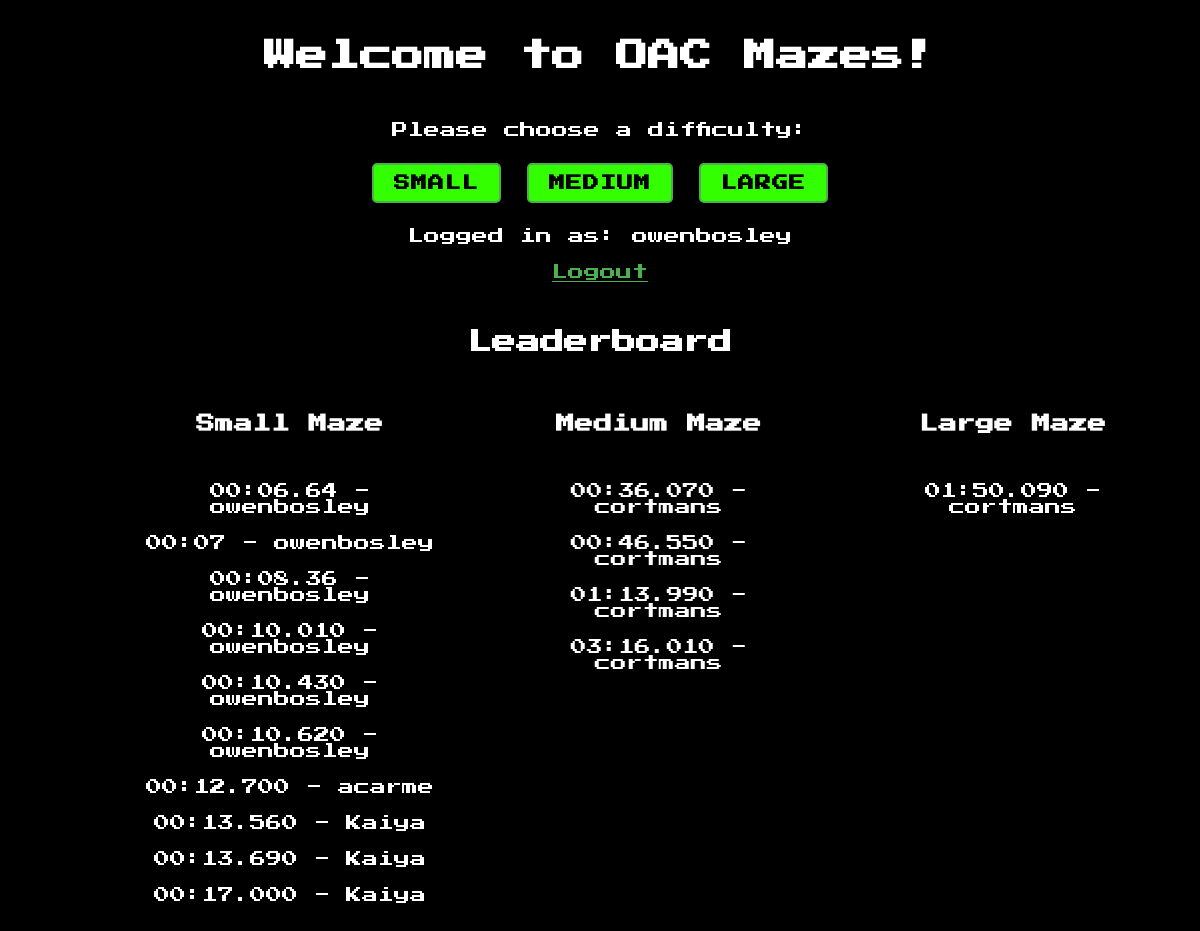
The page / (signed in) on the database its author committed.
### mazes/app.py (models this page shows, shortened)
class User(db.Model):
    __bind_key__= 'users'
    id = db.Column(db.String(36), primary_key=True, default=lambda: str(uuid.uuid4()))
    username = db.Column(db.String(50), unique=True, nullable=False)
    password = db.Column(db.String(1000), nullable=False)

class Leaderboard(db.Model):
    __bind_key__ = 'users'
    id = db.Column(db.Integer, primary_key=True)
    maze_type = db.Column(db.String(50), nullable=False)
    time = db.Column(db.String(20), nullable=False)
    user_id = db.Column(db.String(36), db.ForeignKey('user.id'), nullable=False)
    user = db.relationship('User', backref='leaderboard_entries')

### mazes/app.py (the view)
@app.route('/' , methods=["GET"])
def index():
    fastest_times = {}
    maze_types = ["small", "medium", "large"]
    for maze_type in maze_types:
        entries = Leaderboard.query.filter_by(maze_type=maze_type).order_by(Leaderboard.time).limit(10).all()
        fastest_times[maze_type] = entries
    if 'user_id' in session:
        return render_template("index.html", current_user=User.query.filter_by(id=session['user_id']).first(), fastest_times=fastest_times)
    return render_template("index.html", fastest_times=fastest_times)

### mazes/templates/index.html (shortened to what this page needs)
<!DOCTYPE html>
<html lang="en">
<head>
    <link rel="stylesheet" href="/static/styles.css">
</head>
<body>
    <h1>Welcome to OAC Mazes!</h1>
    <p>Please choose a difficulty:</p>
    <form action="/play" method="post">
        <input type="submit" name="difficulty" value="small">
        <input type="submit" name="difficulty" value="medium">
        <input type="submit" name="difficulty" value="large">
    </form>
    {% if current_user %}
        <p>Logged in as: {{ current_user.username }}</p>
    {% else %}
        <p>Guest</p>
    {% endif %}
    <p>
        {% if current_user %}
        <a href="/logout">Logout</a>
        {% endif %}
    </p>
    <p>
        <h2>Leaderboard</h2>
        <div class="leaderboard-container">
            {% for maze_type, entries in fastest_times.items() %}
                <div class="maze-leaderboard">
                    <h3>{{ maze_type | capitalize }} Maze</h3>
                        {% for entry in entries %}
                            <p>{{ entry.time }} - {{ entry.user.username }}</p>
                        {% endfor %}
                </div>
            {% endfor %}
        </div>
    </p>
</body>
</html>

### mazes/static/styles.css (style rules this page uses)
body, h1, h2, h3, p, ul, li { margin: 0; padding: 0; }
body, table { font-family: 'Press Start 2P', cursive; background-color: #000; color: #fff; margin-top: 10px; }
.leaderboard-container { margin-left: 9%; display: flex; }
.maze-leaderboard { margin-right: 20px; }
p { text-align: center; margin: 20px; }
h1, h2, h3 { text-align: center; padding: 30px; }
a { color: #4caf50; }
input[type="submit"] { background-color: #33ff00; color: #000; font-size: 16px; padding: 10px 20px; border: 2px solid #4caf50; border-radius: 5px; cursor: pointer; margin: 5px; text-transform: uppercase; letter-spacing: 1px; font-family: 'Press Start 2P', cursive; font-weight: bold; transition: background-color 0.3s ease-in-out, color 0.3s ease-in-out; }
form { text-align: center; margin: 20px; }
form { text-align: center; }
input { padding: 10px; margin-bottom: 10px; font-family: 'Press Start 2P', cursive; }

### rows shown on the page
User: username "owenbosley"
Leaderboard: time "00:06.64", user.username "owenbosley"
Leaderboard: time "00:07", user.username "owenbosley"
Leaderboard: time "00:08.36", user.username "owenbosley"
Leaderboard: time "00:10.010", user.username "owenbosley"
Leaderboard: time "00:10.430", user.username "owenbosley"
Leaderboard: time "00:10.620", user.username "owenbosley"
Leaderboard: time "00:12.700", user.username "acarme"
Leaderboard: time "00:13.560", user.username "Kaiya"
Leaderboard: time "00:13.690", user.username "Kaiya"
Leaderboard: time "00:17.000", user.username "Kaiya"
Leaderboard: time "00:36.070", user.username "cortmans"
Leaderboard: time "00:46.550", user.username "cortmans"
Leaderboard: time "01:13.990", user.username "cortmans"
Leaderboard: time "03:16.010", user.username "cortmans"
Leaderboard: time "01:50.090", user.username "cortmans"

### other values the page prints
{{ maze_type | capitalize }} "Small" "Medium" "Large"
